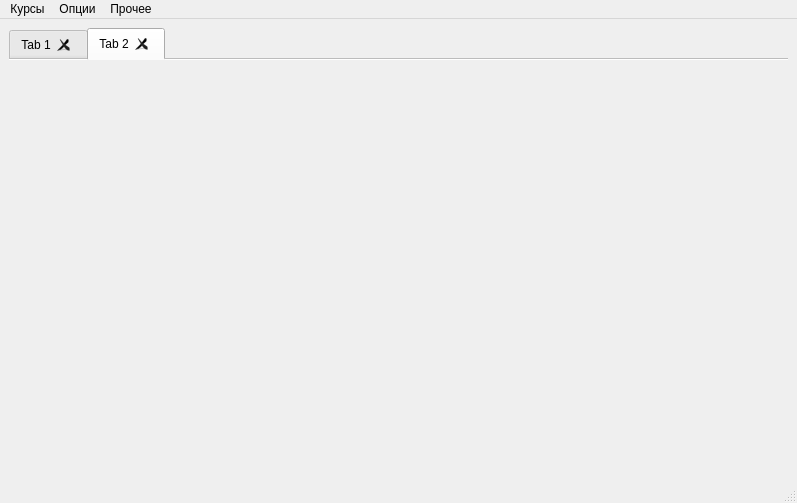
<?xml version="1.0" encoding="UTF-8"?>
<ui version="4.0">
 <class>MainWindow</class>
 <widget class="QMainWindow" name="MainWindow">
  <property name="geometry">
   <rect>
    <x>0</x>
    <y>0</y>
    <width>797</width>
    <height>503</height>
   </rect>
  </property>
  <property name="minimumSize">
   <size>
    <width>500</width>
    <height>300</height>
   </size>
  </property>
  <property name="windowTitle">
   <string>MainWindow</string>
  </property>
  <widget class="QWidget" name="centralwidget">
   <layout class="QVBoxLayout" name="verticalLayout">
    <item>
     <widget class="QTabWidget" name="tabWidget">
      <property name="maximumSize">
       <size>
        <width>16777215</width>
        <height>16777215</height>
       </size>
      </property>
      <property name="mouseTracking">
       <bool>false</bool>
      </property>
      <property name="autoFillBackground">
       <bool>false</bool>
      </property>
      <property name="currentIndex">
       <number>1</number>
      </property>
      <property name="documentMode">
       <bool>true</bool>
      </property>
      <property name="tabsClosable">
       <bool>true</bool>
      </property>
      <property name="movable">
       <bool>true</bool>
      </property>
      <property name="tabBarAutoHide">
       <bool>false</bool>
      </property>
      <widget class="QWidget" name="tab">
       <attribute name="title">
        <string>Tab 1</string>
       </attribute>
      </widget>
      <widget class="QWidget" name="tab_2">
       <attribute name="title">
        <string>Tab 2</string>
       </attribute>
      </widget>
     </widget>
    </item>
   </layout>
  </widget>
  <widget class="QMenuBar" name="menubar">
   <property name="geometry">
    <rect>
     <x>0</x>
     <y>0</y>
     <width>797</width>
     <height>26</height>
    </rect>
   </property>
   <property name="acceptDrops">
    <bool>true</bool>
   </property>
   <property name="layoutDirection">
    <enum>Qt::LeftToRight</enum>
   </property>
   <property name="autoFillBackground">
    <bool>false</bool>
   </property>
   <widget class="QMenu" name="menu">
    <property name="title">
     <string>Опции</string>
    </property>
    <addaction name="action_8"/>
    <addaction name="action_11"/>
    <addaction name="action_16"/>
    <addaction name="action_17"/>
    <addaction name="action_2"/>
    <addaction name="separator"/>
    <addaction name="action"/>
   </widget>
   <widget class="QMenu" name="menu_2">
    <property name="title">
     <string>Курсы</string>
    </property>
    <widget class="QMenu" name="menu_4">
     <property name="title">
      <string>Добавить курс</string>
     </property>
     <addaction name="action_15"/>
     <addaction name="action_14"/>
    </widget>
    <widget class="QMenu" name="menu_5">
     <property name="title">
      <string>Открыть недавний курс</string>
     </property>
     <addaction name="separator"/>
     <addaction name="action_21"/>
    </widget>
    <addaction name="menu_5"/>
    <addaction name="separator"/>
    <addaction name="menu_4"/>
    <addaction name="separator"/>
    <addaction name="action_10"/>
   </widget>
   <widget class="QMenu" name="menu_3">
    <property name="title">
     <string>Прочее</string>
    </property>
    <addaction name="action_18"/>
    <addaction name="action_19"/>
   </widget>
   <addaction name="menu_2"/>
   <addaction name="menu"/>
   <addaction name="menu_3"/>
  </widget>
  <widget class="QStatusBar" name="statusbar"/>
  <action name="action">
   <property name="text">
    <string>Все</string>
   </property>
  </action>
  <action name="action_2">
   <property name="text">
    <string>О приложении</string>
   </property>
  </action>
  <action name="action_8">
   <property name="text">
    <string>Параметры начальной вкладки</string>
   </property>
  </action>
  <action name="action_10">
   <property name="text">
    <string>Создать курс</string>
   </property>
  </action>
  <action name="action_11">
   <property name="text">
    <string>Локализация</string>
   </property>
  </action>
  <action name="action_12">
   <property name="text">
    <string>Библиотека курсов</string>
   </property>
  </action>
  <action name="action_13">
   <property name="text">
    <string>Локальный</string>
   </property>
  </action>
  <action name="action_14">
   <property name="text">
    <string>Из официального сообщества</string>
   </property>
  </action>
  <action name="action_15">
   <property name="text">
    <string>Локальный</string>
   </property>
  </action>
  <action name="action_16">
   <property name="text">
    <string>Персонализация</string>
   </property>
  </action>
  <action name="action_17">
   <property name="text">
    <string>Горячие клавиши</string>
   </property>
  </action>
  <action name="action_18">
   <property name="text">
    <string>Отобразить начальную вкладку</string>
   </property>
  </action>
  <action name="action_19">
   <property name="text">
    <string>Отправить сообщение об ошибке </string>
   </property>
  </action>
  <action name="action_21">
   <property name="text">
    <string>Очистить недавно открытые</string>
   </property>
  </action>
 </widget>
 <resources/>
 <connections/>
</ui>
